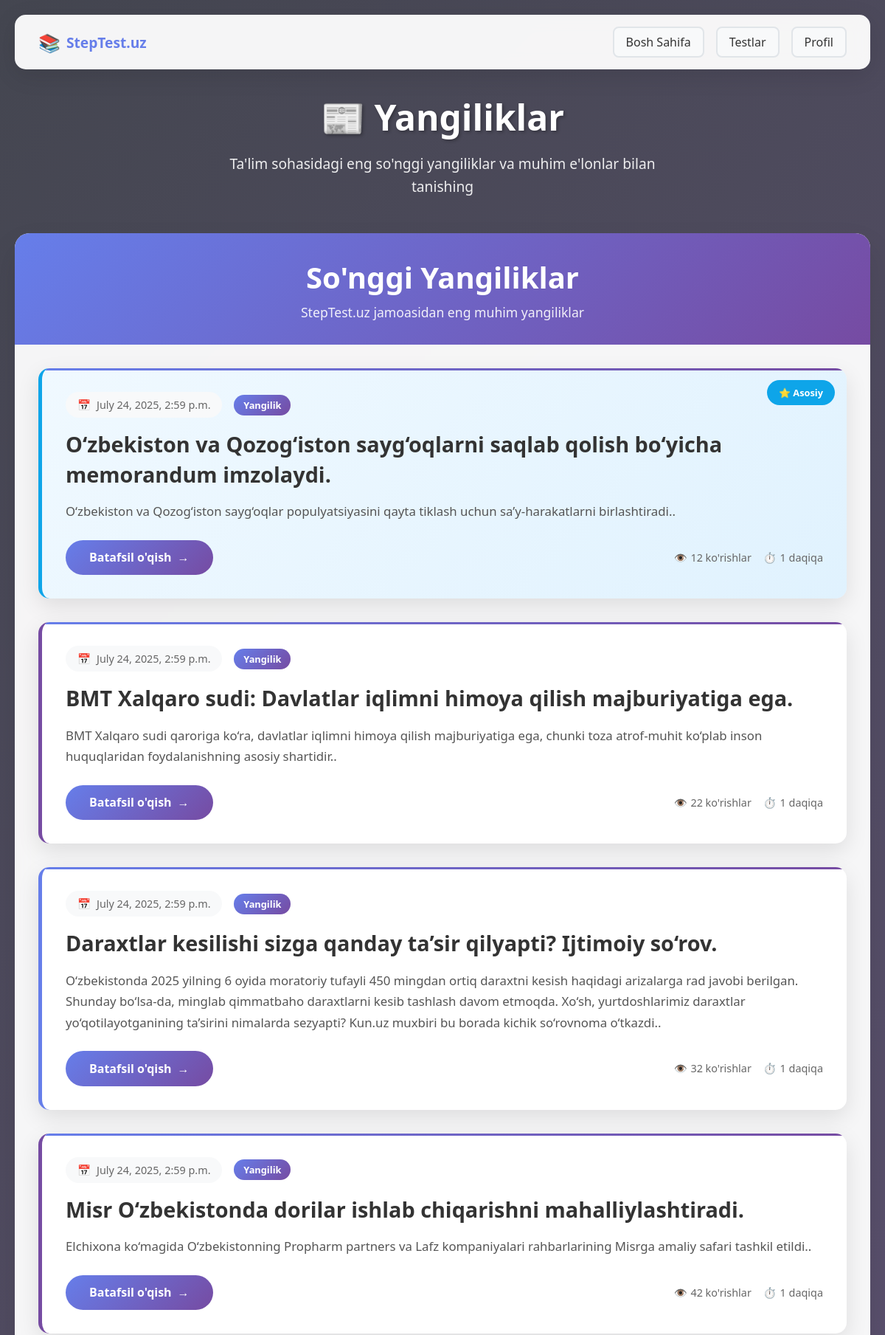
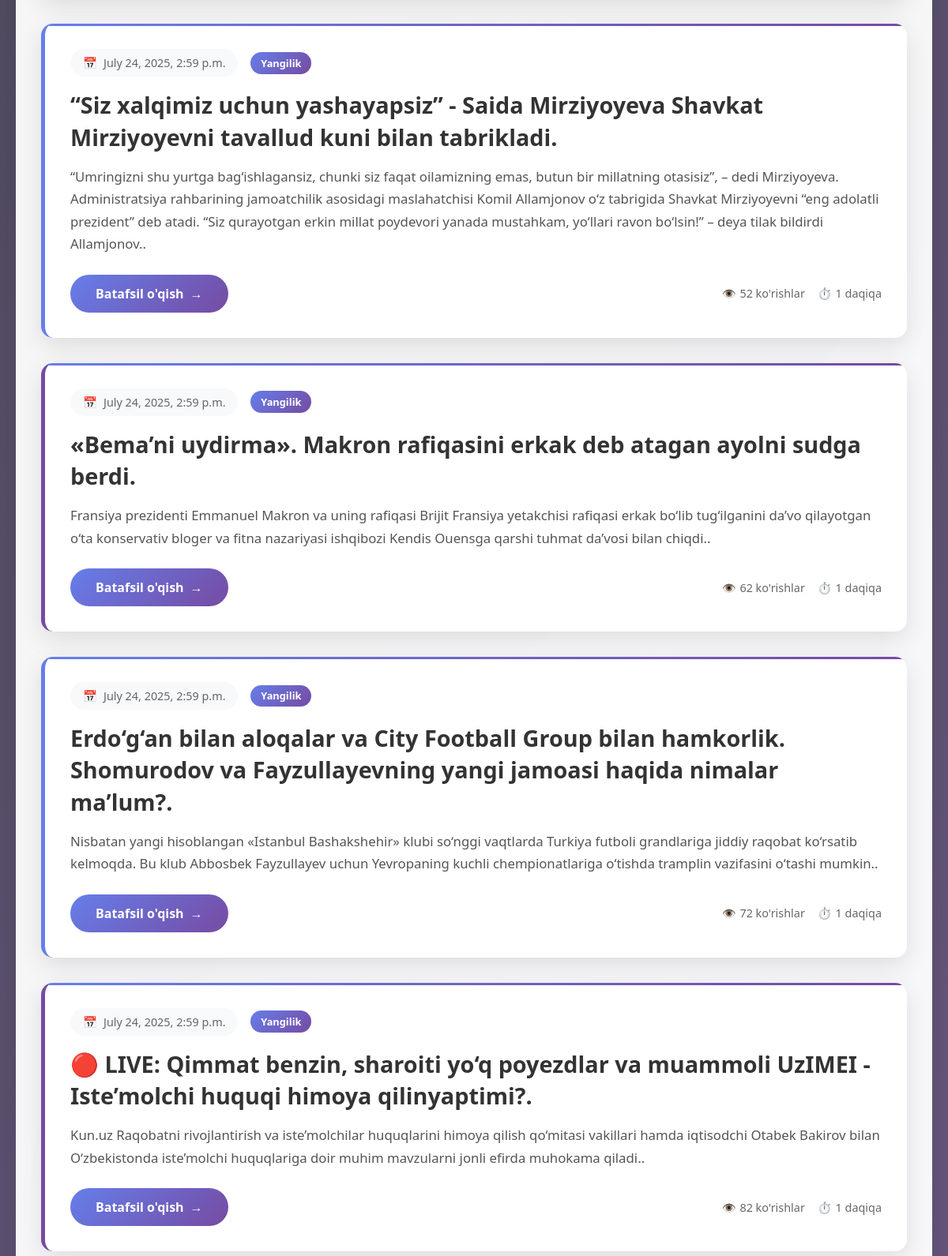
Page /news/ (upper part) on the committed database (2 pictures, top to bottom).
### testy/models.py (models this page shows, shortened)
class news(models.Model):
   title = models.CharField(max_length=200)
   link = models.URLField(unique=True)
   published = models.DateTimeField()
   summary = models.TextField()

### testy/views.py (the view)
# urls.py: path('news/', views.NewsListView, name='news_list'),
def NewsListView(request):
    fetch_kunuz()  # kunuz.com dan yangiliklarni olish
    News = news.objects.order_by('-published')[:20]
    return render(request, 'news_list.html', {'news': News})

### testy/news.py (called while the page is built, shortened)
def fetch_kunuz():
    fedd_url = 'https://kun.uz/news/rss'
    fedd = feedparser.parse(fedd_url)

### testy/templates/news_list.html (shortened to what this page needs)
<!DOCTYPE html>
<html lang="uz">
<head>
</head>
<body>
    <div class="container">
        <nav class="navbar">
            <div class="logo">
                <span class="logo-icon">📚</span>
                <span class="logo-text">StepTest.uz</span>
            </div>
            <div class="nav-right">
                <a href="/" class="btn btn-secondary">Bosh Sahifa</a>
                <a href="/tests/" class="btn btn-secondary">Testlar</a>
                <a href="/profile/" class="btn btn-secondary">Profil</a>
            </div>
        </nav>
        <div class="page-header">
            <h1 class="page-title">📰 Yangiliklar</h1>
            <p class="page-subtitle">
                Ta'lim sohasidagi eng so'nggi yangiliklar va muhim e'lonlar bilan tanishing
            </p>
        </div>
        <div class="news-container">
            <div class="news-header">
                <h1>So'nggi Yangiliklar</h1>
                <p>StepTest.uz jamoasidan eng muhim yangiliklar</p>
            </div>
            <div class="news-content">
                <div class="news-list">
                    {% for item in news %}
                    <article class="news-item {% if forloop.first %}featured-news{% endif %}">
                        {% if forloop.first %}
                            <div class="featured-badge">⭐ Asosiy</div>
                        {% endif %}
                        <div class="news-meta">
                            <div class="news-date">
                                <span>📅</span>
                                <span>{{ item.published }}</span>
                            </div>
                            <div class="news-badge">Yangilik</div>
                        </div>
                        <h2 class="news-title">
                            <a href="{{ item.link }}" target="_blank">{{ item.title }}</a>
                        </h2>
                        <div class="news-summary">
                            {{ item.summary|safe }}
                        </div>
                        <div class="news-actions">
                            <a href="{{ item.link }}" target="_blank" class="read-more">
                                <span>Batafsil o'qish</span>
                                <span>→</span>
                            </a>
                            <div class="news-stats">
                                <div class="stat-item">
                                    <span>👁️</span>
                                    <span>{{ forloop.counter }}2 ko'rishlar</span>
                                </div>
                                <div class="stat-item">
                                    <span>⏱️</span>
                                    <span>3 daqiqa</span>
                                </div>
                            </div>
                        </div>
                    </article>
                    {% empty %}
                    <div class="no-news">
                        <div class="no-news-icon">📰</div>
                        <h3>Yangiliklar topilmadi</h3>
                        <p>Hozircha yangiliklar mavjud emas. Tez orada yangi ma'lumotlar qo'shiladi.</p>
                    </div>
                    {% endfor %}
                </div>
            </div>
        </div>
    </div>
</body>
</html>

### testy/templates/news_list.html (style rules this page uses)
* { margin: 0; padding: 0; box-sizing: border-box; }
body { font-family: "Segoe UI", Tahoma, Geneva, Verdana, sans-serif; background: linear-gradient(135deg, #444650 0%, #8262a3 100%); min-height: 100vh; padding: 20px; }
.container { max-width: 1200px; margin: 0 auto; }
.navbar { display: flex; justify-content: space-between; align-items: center; background: rgba(255, 255, 255, 0.95); padding: 1rem 2rem; border-radius: 15px; backdrop-filter: blur(10px); box-shadow: 0 8px 32px rgba(0, 0, 0, 0.1); margin-bottom: 2rem; }
.logo { display: flex; align-items: center; gap: 0.5rem; font-weight: bold; color: #333; }
.logo-icon { font-size: 1.5rem; }
.logo-text { font-size: 1.2rem; color: #667eea; }
.nav-right { display: flex; gap: 1rem; }
.btn { padding: 0.5rem 1rem; border: none; border-radius: 8px; cursor: pointer; text-decoration: none; font-weight: 500; transition: all 0.3s ease; }
.btn-secondary { background: #f8f9fa; color: #333; border: 2px solid #e1e5e9; }
.page-header { text-align: center; color: white; margin-bottom: 3rem; }
.page-title { font-size: 3rem; font-weight: 700; margin-bottom: 1rem; text-shadow: 2px 2px 4px rgba(0, 0, 0, 0.3); }
.page-subtitle { font-size: 1.2rem; opacity: 0.9; max-width: 600px; margin: 0 auto; line-height: 1.6; }
.news-container { background: rgba(255, 255, 255, 0.95); border-radius: 20px; box-shadow: 0 20px 40px rgba(0, 0, 0, 0.1); backdrop-filter: blur(10px); overflow: hidden; }
.news-header { background: linear-gradient(135deg, #667eea 0%, #764ba2 100%); color: white; padding: 2rem; text-align: center; }
.news-header h1 { font-size: 2.5rem; font-weight: 600; margin-bottom: 0.5rem; }
.news-header p { opacity: 0.9; font-size: 1.1rem; }
.news-content { padding: 2rem; }
.news-list { display: grid; gap: 2rem; }
.news-item { background: white; border-radius: 15px; padding: 2rem; box-shadow: 0 10px 30px rgba(0, 0, 0, 0.1); border-left: 5px solid #667eea; transition: all 0.3s ease; position: relative; overflow: hidden; }
.news-item::before { content: ''; position: absolute; top: 0; left: 0; right: 0; height: 3px; background: linear-gradient(90deg, #667eea 0%, #764ba2 100%); }
.news-item:nth-child(even) { border-left-color: #764ba2; }
.news-meta { display: flex; align-items: center; gap: 1rem; margin-bottom: 1rem; font-size: 0.9rem; color: #666; }
.news-date { display: flex; align-items: center; gap: 0.5rem; background: #f8f9fa; padding: 0.5rem 1rem; border-radius: 20px; }
.news-badge { background: linear-gradient(135deg, #667eea 0%, #764ba2 100%); color: white; padding: 0.3rem 0.8rem; border-radius: 15px; font-size: 0.8rem; font-weight: 600; }
.news-title { font-size: 1.8rem; font-weight: 600; margin-bottom: 1rem; line-height: 1.4; color: #333; }
.news-title a { color: inherit; text-decoration: none; transition: color 0.3s ease; }
.news-summary { color: #555; line-height: 1.7; margin-bottom: 1.5rem; font-size: 1.05rem; }
.news-actions { display: flex; justify-content: space-between; align-items: center; }
.read-more { background: linear-gradient(135deg, #667eea 0%, #764ba2 100%); color: white; padding: 0.8rem 2rem; border-radius: 25px; text-decoration: none; font-weight: 600; transition: all 0.3s ease; display: inline-flex; align-items: center; gap: 0.5rem; }
.news-stats { display: flex; gap: 1rem; color: #666; font-size: 0.9rem; }
.stat-item { display: flex; align-items: center; gap: 0.3rem; }
.featured-news { background: linear-gradient(135deg, #f0f9ff 0%, #e0f2fe 100%); border-left-color: #0ea5e9 !important; position: relative; }
.featured-badge { position: absolute; top: 1rem; right: 1rem; background: #0ea5e9; color: white; padding: 0.5rem 1rem; border-radius: 20px; font-size: 0.8rem; font-weight: 600; }

### rows in the picture
news: shows "⭐ Asosiy", published "July 24, 2025, 2:59 p.m.", title "O‘zbekiston va Qozog‘iston sayg‘oqlarni saqlab qolish bo‘yicha memorandum imzolaydi.", summary "O‘zbekiston va Qozog‘iston sayg‘oqlar populyatsiyasini qayta tiklash uchun sa’y-harakatlarni birlashtiradi.."
news: published "July 24, 2025, 2:59 p.m.", title "BMT Xalqaro sudi: Davlatlar iqlimni himoya qilish majburiyatiga ega.", summary "BMT Xalqaro sudi qaroriga ko‘ra, davlatlar iqlimni himoya qilish majburiyatiga ega, chunki toza atrof-muhit ko‘plab inson huquqlaridan foydalanishning asosiy shartidir.."
news: published "July 24, 2025, 2:59 p.m.", title "Daraxtlar kesilishi sizga qanday ta’sir qilyapti? Ijtimoiy so‘rov.", summary "O‘zbekistonda 2025 yilning 6 oyida moratoriy tufayli 450 mingdan ortiq daraxtni kesish haqidagi arizalarga rad javobi berilgan. Shunday bo‘lsa-da, minglab qimmatbaho daraxtlarni kesib tashlash davom etmoqda. Xo‘sh, yurtdoshlarimiz daraxtlar yo‘qotilayotganining ta’sirini nimalarda sezyapti? Kun.uz muxbiri bu borada kichik so‘rovnoma o‘tkazdi.."
news: published "July 24, 2025, 2:59 p.m.", title "Misr O‘zbekistonda dorilar ishlab chiqarishni mahalliylashtiradi.", summary "Elchixona ko‘magida O‘zbekistonning Propharm partners va Lafz kompaniyalari rahbarlarining Misrga amaliy safari tashkil etildi.."
news: published "July 24, 2025, 2:59 p.m.", title "“Siz xalqimiz uchun yashayapsiz” - Saida Mirziyoyeva Shavkat Mirziyoyevni tavallud kuni bilan tabrikladi.", summary "“Umringizni shu yurtga bag‘ishlagansiz, chunki siz faqat oilamizning emas, butun bir millatning otasisiz”, – dedi Mirziyoyeva. Administratsiya rahbarining jamoatchilik asosidagi maslahatchisi Komil Allamjonov o‘z tabrigida Shavkat Mirziyoyevni “eng adolatli prezident” deb atadi. “Siz qurayotgan erkin millat poydevori yanada mustahkam, yo‘llari ravon bo‘lsin!” – deya tilak bildirdi Allamjonov.."
news: published "July 24, 2025, 2:59 p.m.", title "«Bema’ni uydirma». Makron rafiqasini erkak deb atagan ayolni sudga berdi.", summary "Fransiya prezidenti Emmanuel Makron va uning rafiqasi Brijit Fransiya yetakchisi rafiqasi erkak bo‘lib tug‘ilganini da’vo qilayotgan o‘ta konservativ bloger va fitna nazariyasi ishqibozi Kendis Ouensga qarshi tuhmat da’vosi bilan chiqdi.."
news: published "July 24, 2025, 2:59 p.m.", title "Erdo‘g‘an bilan aloqalar va City Football Group bilan hamkorlik. Shomurodov va Fayzullayevning yangi jamoasi haqida nimalar ma’lum?.", summary "Nisbatan yangi hisoblangan «Istanbul Bashakshehir» klubi so‘nggi vaqtlarda Turkiya futboli grandlariga jiddiy raqobat ko‘rsatib kelmoqda. Bu klub Abbosbek Fayzullayev uchun Yevropaning kuchli chempionatlariga o‘tishda tramplin vazifasini o‘tashi mumkin.."
news: published "July 24, 2025, 2:59 p.m.", title "🔴 LIVE: Qimmat benzin, sharoiti yo‘q poyezdlar va muammoli UzIMEI - Iste’molchi huquqi himoya qilinyaptimi?.", summary "Kun.uz Raqobatni rivojlantirish va iste’molchilar huquqlarini himoya qilish qo‘mitasi vakillari hamda iqtisodchi Otabek Bakirov bilan O‘zbekistonda iste’molchi huquqlariga doir muhim mavzularni jonli efirda muhokama qiladi.."
